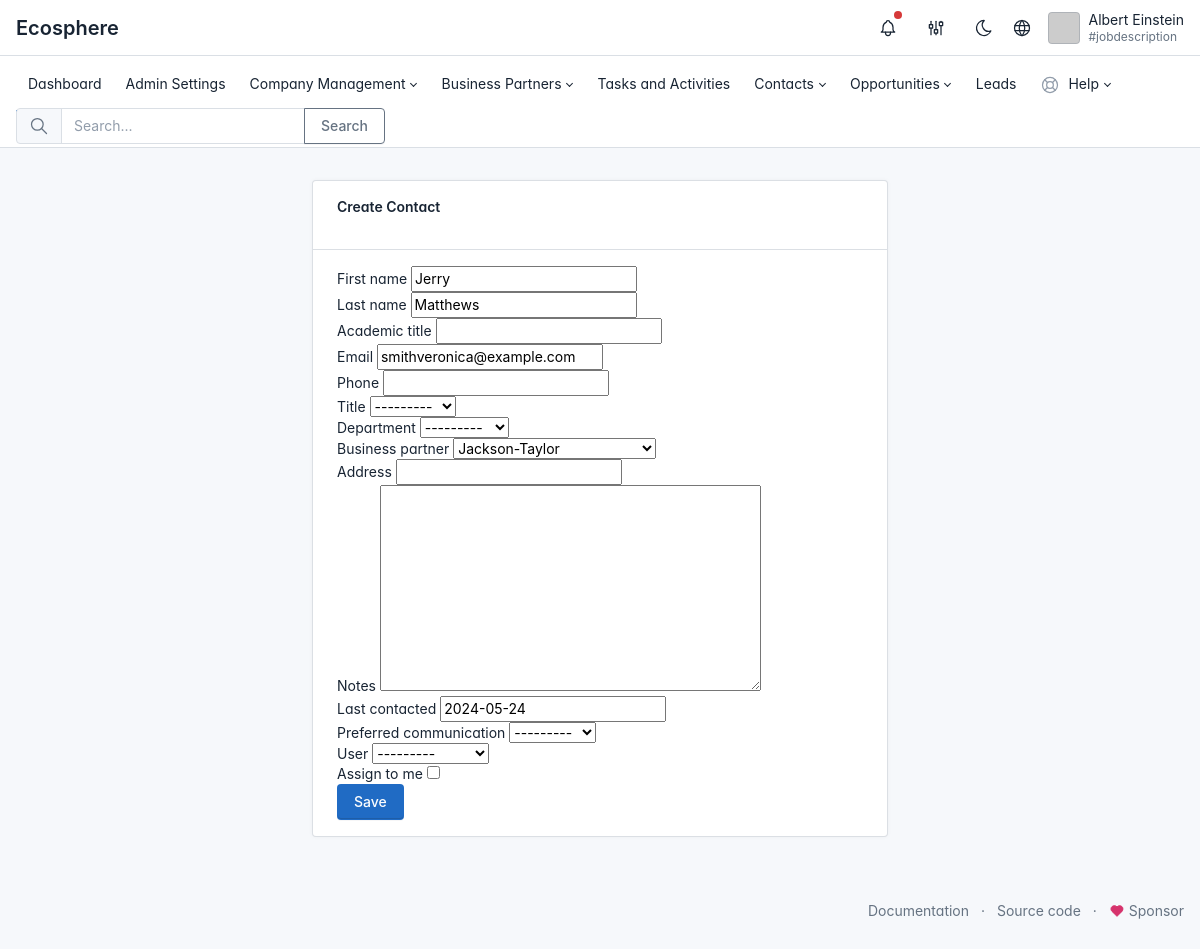
The app's page /en/contacts/1/update/ (signed in) with its own data.
### apps/contact/models.py (models this page shows, shortened)
class Contact(models.Model):
    TITLE_CHOICES = [
        ('Manager', 'Manager'),
        ('Director', 'Director'),
        ('Executive', 'Executive'),
        ('Other', 'Other'),
    ]
    DEPARTMENT_CHOICES = [
        ('Sales', 'Sales'),
        ('Marketing', 'Marketing'),
        ('IT', 'IT'),
        ('Finance', 'Finance'),
        ('HR', 'HR'),
        ('Other', 'Other'),
    ]
    PREFERRED_COMMUNICATION_CHOICES = [
        ('Email', 'Email'),
        ('Phone', 'Phone'),
        ('Text', 'Text'),
        ('In-Person', 'In-Person'),
    ]
    first_name = models.CharField(max_length=50, default='')
    last_name = models.CharField(max_length=50, default='')
    academic_title = models.CharField(max_length=50, null=True, blank=True)
    email = models.EmailField(max_length=100, null=True, blank=True)
    phone = models.CharField(max_length=20, null=True, blank=True)
    title = models.CharField(max_length=50, choices=TITLE_CHOICES, null=True, blank=True)
    department = models.CharField(max_length=50, choices=DEPARTMENT_CHOICES, null=True, blank=True)
    business_partner = models.ForeignKey('business_partner.BusinessPartner', on_delete=models.CASCADE, related_name='contacts', null=True, blank=True)
    address = models.CharField(max_length=200, null=True, blank=True)
    notes = models.TextField(null=True, blank=True)
    last_contacted = models.DateField(default=date.today)
    preferred_communication = models.CharField(max_length=50, choices=PREFERRED_COMMUNICATION_CHOICES, null=True, blank=True)
    created_at = models.DateTimeField(auto_now_add=True)
    updated_at = models.DateTimeField(auto_now=True)
    user = models.ForeignKey(User, on_delete=models.CASCADE, null=True, blank=True)

### apps/contact/views.py (the view)
# urls.py: path('contacts/<int:pk>/update/', views.contact_update, name='contact_update'),
@login_required
def contact_update(request, pk):
    contact = get_object_or_404(Contact, pk=pk)
    if request.method == 'POST':
        form = ContactForm(request.POST, instance=contact)
        if form.is_valid():
            contact = form.save(commit=False)
            if form.cleaned_data['assign_to_me']:
                contact.user = request.user
            else:
                contact.user = None
            contact.save()
            return redirect('contact:contact_list')
    else:
        form = ContactForm(instance=contact)
    return render(request, 'apps/contact/contact_form.html', {'form': form})

### apps/contact/forms.py
class ContactForm(forms.ModelForm):
    assign_to_me = forms.BooleanField(required=False)
    class Meta:
        model = Contact
        fields = ['first_name', 'last_name', 'academic_title', 'email', 'phone', 'title', 'department', 'business_partner', 'address', 'notes', 'last_contacted', 'preferred_communication', 'user', 'assign_to_me']

### apps/business_partner/models.py (called while the page is built)
    def __str__(self):
        return self.name

### templates/apps/contact/contact_form.html (shortened to what this page needs)
{% extends 'base.html' %}
{% load i18n %}
{% block content %}
<div class="container my-5">
  <div class="row justify-content-center">
    <div class="col-md-6">
      <div class="card">
        <div class="card-header">
          <h4>Create Contact</h4>
        </div>
        <div class="card-body">
          <form method="post">
            {% for field in form %}
            <div class="form-group">
              <label for="{{ field.id_for_label }}">{{ field.label }}</label>
              {{ field }}
            </div>
            {% endfor %}
            <button type="submit" class="btn btn-primary">Save</button>
          </form>
        </div>
      </div>
    </div>
  </div>
</div>
{% endblock %}

### templates/navigation.html (shortened to what this page needs)
{% load i18n %}
<header class="navbar navbar-expand-md d-print-none">
  <div class="container-xl">
    <h1 class="navbar-brand navbar-brand-autodark d-none-navbar-horizontal pe-0 pe-md-3" width="110" height="32">
      <a href="{% url 'crm:dashboard' %}">{% trans "Ecosphere" %}</a>
    </h1>
    <div class="navbar-nav flex-row order-md-last">
      <div class="d-none d-md-flex">
        <div class="nav-item dropdown d-none d-md-flex me-3">
          <a href="#" class="nav-link px-0" data-bs-toggle="dropdown" tabindex="-1"
            aria-label="{% trans 'Show notifications' %}" title="{% trans 'Show notifications' %}">
            <span class="badge bg-red"></span>
          </a>
        </div>
        <div class="nav-item nav-item-icon dropdown">
          <a href="#" class="nav-link d-flex lh-1 text-reset p-0" data-bs-toggle="dropdown"
            aria-label="{% trans 'Open user menu' %}" title="{% trans 'Open user menu' %}">
            </a>
        </div>
        <div class="nav-item">
          <a href="#" onclick="window.cycleTheme()" class="nav-link hide-theme-dark" title="{% trans 'Switch to dark mode' %}">
          </a>
        </div>
        <div class="nav-item nav-item-icon dropdown">
          <a href="#" class="nav-link px-0" id="dropdownElement" data-bs-toggle="dropdown" aria-label="Language"
            title="{% trans 'Change Language' %}">
          </a>
              {% get_language_info_list for LANGUAGES as languages %}
        </div>
        <div class="nav-item">
          <a href="{% url 'accounts:profile' %}" class="nav-link d-flex lh-1 text-reset p-0">
            {% if user.profile.profile_picture %}
            <span class="avatar avatar-sm"
              style="background-image: url('{{ user.profile.profile_picture.url }}');"></span>
            <div class="d-none d-xl-block ps-2">
              <div>{{ user.first_name }} {{ user.last_name }}</div>
              <div class="mt-1 small text-muted">#jobdescription</div>
            </div>
            {% else %}
            <span class="avatar avatar-sm" style="background-image: url(https://via.placeholder.com/150)"></span>
            <div class="d-none d-xl-block ps-2">
              <div>{{ user.first_name }} {{ user.last_name }}</div>
              <div class="mt-1 small text-muted">#jobdescription</div>
            </div>
            {% endif %}
          </a>
        </div>
      </div>
</header>
<header class="navbar-expand-md">
  <div class="collapse navbar-collapse" id="navbar-menu">
    <div class="navbar">
      <div class="container-xl">
        <ul class="navbar-nav">
          <li class="nav-item active">
            <a class="nav-link" href="{% url 'crm:dashboard' %}">
              <span class="nav-link-title ">
                {% trans "Dashboard" %}
              </span>
            </a>
          </li>
          {% if request.user.is_staff %}
          <li class="nav-item">
            <a class="nav-link" href="{% url 'admin:index' %}">
              <span class="nav-link-title">
                {% trans "Admin Settings" %}
              </span>
            </a>
          </li>
          {% endif %}
          {% if request.user.is_staff or perms.contact.change_contact%}
          <li class="nav-item dropdown">
            <a class="nav-link dropdown-toggle" href="#navbar-extra" data-bs-toggle="dropdown"
              data-bs-auto-close="outside" role="button" aria-expanded="false">
              <span class="nav-link-title">
                {% trans "Company Management" %}
              </span>
            </a>
          </li>
          {% endif %}
          <li class="nav-item dropdown">
            <a class="nav-link dropdown-toggle" href="#navbar-base" data-bs-toggle="dropdown"
              data-bs-auto-close="outside" role="button" aria-expanded="false">
              <span class="nav-link-title">
                {% trans "Business Partners" %}
              </span>
            </a>
          </li>
          <li class="nav-item">
            <a class="nav-link" href="{% url 'tasks:task_list' %}">
              <span class="nav-link-title">
                {% trans "Tasks and Activities" %}
              </span>
            </a>
          </li>
          <li class="nav-item dropdown">
            <a class="nav-link dropdown-toggle" href="#navbar-extra" data-bs-toggle="dropdown"
              data-bs-auto-close="outside" role="button" aria-expanded="false">
              <span class="nav-link-title">
                {% trans "Contacts" %}
              </span>
            </a>
          </li>
          <li class="nav-item dropdown">
            <a class="nav-link dropdown-toggle" href="#navbar-layout" data-bs-toggle="dropdown"
              data-bs-auto-close="outside" role="button" aria-expanded="false">
              <span class="nav-link-title">
                {% trans "Opportunities" %}
              </span>
            </a>
          </li>
          <li class="nav-item">
            <a class="nav-link" href="{% url 'crm:lead_list' %}">
              <span class="nav-link-title">
                {% trans "Leads" %}
              </span>
            </a>
          </li>
          <li class="nav-item dropdown">
            <a class="nav-link dropdown-toggle" href="#navbar-help" data-bs-toggle="dropdown"
              data-bs-auto-close="outside" role="button" aria-expanded="false">
              <span
                class="nav-link-icon d-md-none d-lg-inline-block">
              </span>
              <span class="nav-link-title">
                {% trans "Help" %}
              </span>
            </a>
          </li>
        </ul>
        {% block extra_styles %}
        <link rel="stylesheet" href="https://cdnjs.cloudflare.com/ajax/libs/awesomplete/1.1.5/awesomplete.min.css" />
        {% endblock %}
        <div class="my-2 my-md-0 flex-grow-1 flex-md-grow-0 order-first order-md-last">
          <form id="search-form" action="{% url 'search:search' %}" method="get" autocomplete="off" novalidate>
            <div class="input-group">
              <span class="input-group-text">
              </span>
              <input id="search-input" type="text" name="q" value="" class="form-control" placeholder="{% trans "Search..." %}" aria-label="{% trans "Search the website" %}">
              <button class="btn btn-outline-secondary" type="submit">{% trans "Search" %}</button>
            </div>
          </form>
        </div>
      </div>
    </div>
  </div>
</header>

### static/css/ui/ecosphere.css (style rules this page uses)
.nav-item-icon { margin-right: 10px; }
.nav-link svg { vertical-align: middle; height: 22px; width: 22; }

### templates/base.html (style rules this page uses)
:root { --tblr-font-sans-serif: 'Inter Var', -apple-system, BlinkMacSystemFont, San Francisco, Segoe UI, Roboto, Helvetica Neue, sans-serif; }
body { font-feature-settings: "cv03", "cv04", "cv11"; }

### records on screen
Contact: form "Jerry" "Matthews" "smithveronica@example.com" "---------" "---------" "Jackson-Taylor" "2024-05-24" "---------" "---------"

### other values on screen
{{ user.first_name }} "Albert"
{{ user.last_name }} "Einstein"
{{ field.label }} "First name" "Last name" "Academic title" "Email" "Phone" "Title" "Department" "Business partner" "Address" "Notes" "Last contacted" "Preferred communication" "User" "Assign to me"
